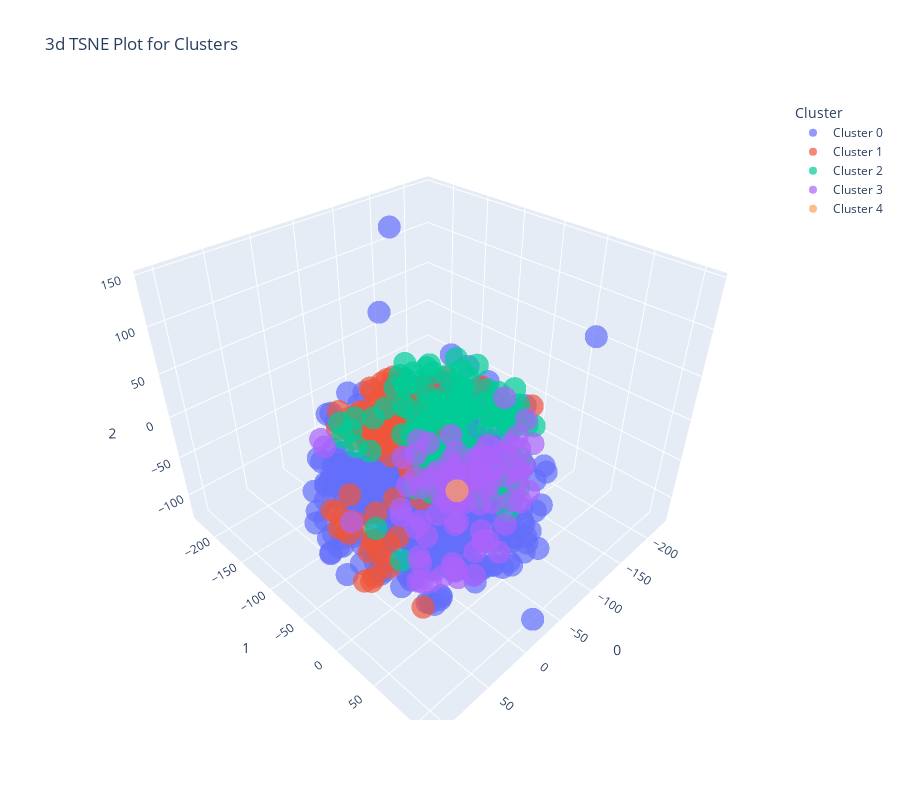

Notebook code for this chart:
### Code cell
plot_model(kmodes, plot = 'tsne')
